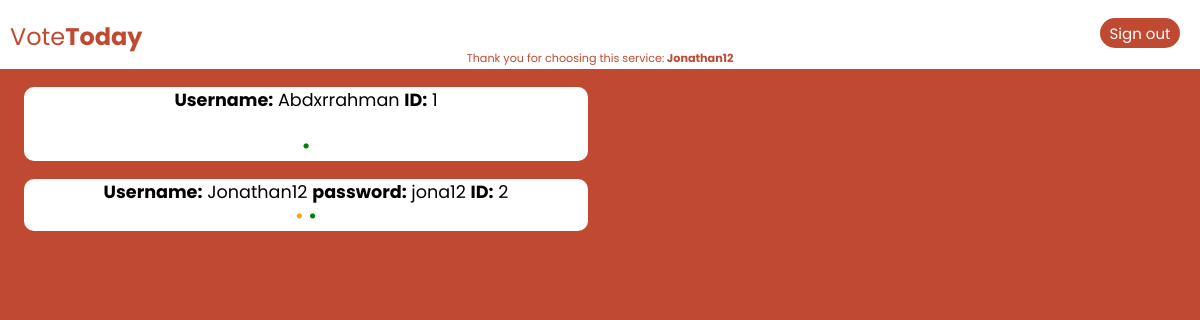
Page /database (signed in) on the earlier database version.
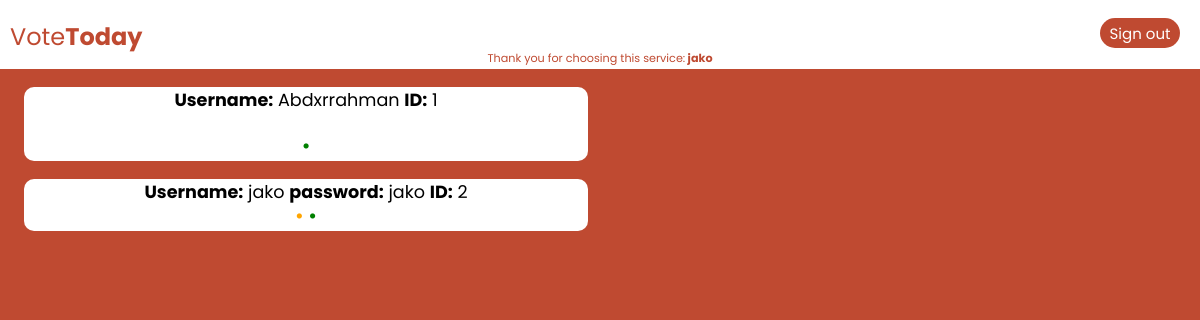
Same page on the later database version.
### webserver.py (models this page shows)
class User(UserMixin, db.Model):
    id = db.Column(db.Integer, primary_key=True)
    name = db.Column(db.String(50), unique=True)
    password = db.Column(db.Integer)
    date_created = db.Column(db.DateTime, default=datetime.now)

### webserver.py (the view)
@app.route('/database')
def get_users():
    users = User.query.order_by(User.name).all()
    return render_template("users.html", users=users)

### webserver.py (called while the page is built)
@login_manager.user_loader
def get_user(ident):
  return User.query.get(int(ident))

### templates/users.html (shortened to what this page needs)
<!DOCTYPE html>
<html lang="en" dir="ltr">
  <head>
    <link rel="stylesheet" href="{{ url_for('static', filename='styles/style.css') }}">
  </head>
  <body>
    {% include "navbar.html" %}
    {% for user in users %}
      {% if user == current_user %}
      <div class="ur">
        <p style="margin-bottom: -5px;"><strong>Username:</strong> {{ user.name }} <strong>password:</strong> {{ user.password }} <strong>ID:</strong> {{ user.id }}</p>
        <a style="color: orange; font-size: 120%;">•</a>
        {% if current_user.is_active %}
          <a style="color: green; font-size: 120%;">•</a>
        {% endif %}
      </div>
      {% else %}
      <div class="ur">
        <p><strong>Username:</strong> {{ user.name }} <strong>ID:</strong> {{ user.id }}</p>
        {% if user.is_active %}
          <a style="color: green; font-size: 120%;">•</a>
        {% endif %}
      </div>
      {% endif %}
    {% endfor %}
  </body>
</html>

### templates/navbar.html (shortened to what this page needs)
<!DOCTYPE html>
<html lang="en" dir="ltr">
  <head>
    <link rel="stylesheet" href="{{ url_for('static', filename='styles/style.css') }}">
  </head>
  <body>
    <div class="nb">
      <p class="lt">Vote<strong>Today</strong></p>
      {% if current_user.is_authenticated == False %}
        <button class="lrb" type="button" name="button"><a href="authorize">Sign in</a></button>
      {% else %}
        <button class="lrb" type="button" name="button"><a href="unauthorize/{{ current_user.name }}/{{ current_user.id }}" method="POST">Sign out</a></button>
        <p style="float: right; margin-top: -28px; text-align: center; font-size: 70%; width: 100%; color: #bf4a31;">Thank you for choosing this service:<strong> {{ current_user.name }}</strong></p>
      {% endif %}
    </div>
  </body>
</html>

### static/styles/style.css (style rules this page uses)
body { position: relative; padding: 0; margin: 0; height: auto; width: 100%; font-family: 'Poppins', sans-serif; background-color: #bf4a31; }
a { text-decoration: none; text-decoration-style: none; color: #bf4a31; }
.nb { margin-top: -25px; height: 70px; background-color: white; }
.lt { padding-top: 20px; padding-left: 10px; font-size: 150%; color: #bf4a31; }
.lrb { margin-right: 20px; width: 80px; height: 30px; float: right; margin-top: -60px; border: 0; background-color: #bf4a31; color: white; font-family: 'Poppins', sans-serif; font-size: 15px; border-radius: 20px; }
.lrb a { color: white; }
.ur { margin-left: 2%; width: 47%; height: auto; background-color: white; text-align: center; font-size: 110%; border-radius: 10px; }

Differences in the rows shown:
changed User id 2: name "Jonathan12" → "jako"; password "jona12" → "jako"
